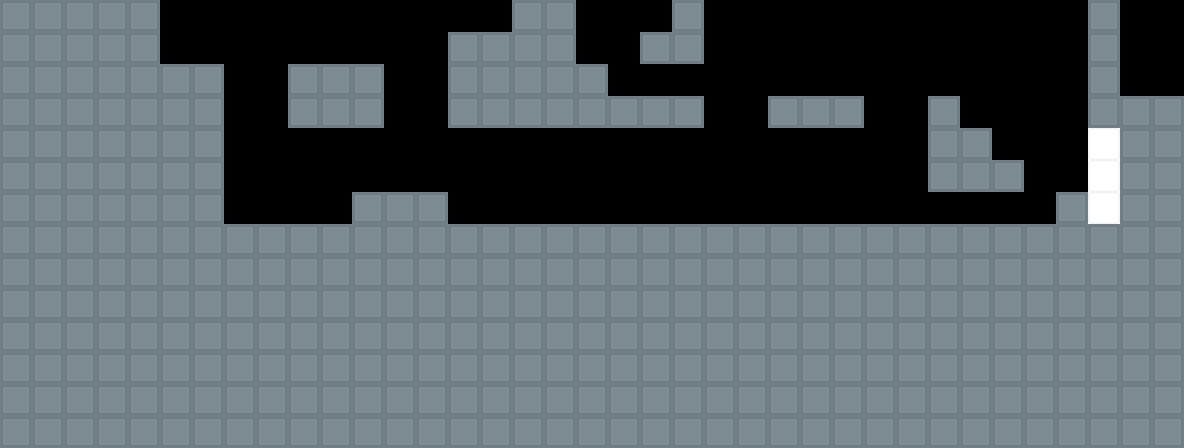

The image is a tile-based game level rendered from a .tmx file. Its description and source (layers, tilesets, objects; grid data summarised) follow:
An orthogonal 37x14 tile map with 32x32 px tiles, 1 tile layer (Tile Layer 1).

<map version="1.0" orientation="orthogonal" width="37" height="14" tilewidth="32" tileheight="32">
 <tileset firstgid="1" name="tiles" tilewidth="32" tileheight="32">
  <image source="../images/tiles.png" width="96" height="32" />
 </tileset>
 <layer name="Tile Layer 1" width="37" height="14">
  <data>[518 cells, 360 non-empty, 2 distinct tile ids]</data>
 </layer>
</map>